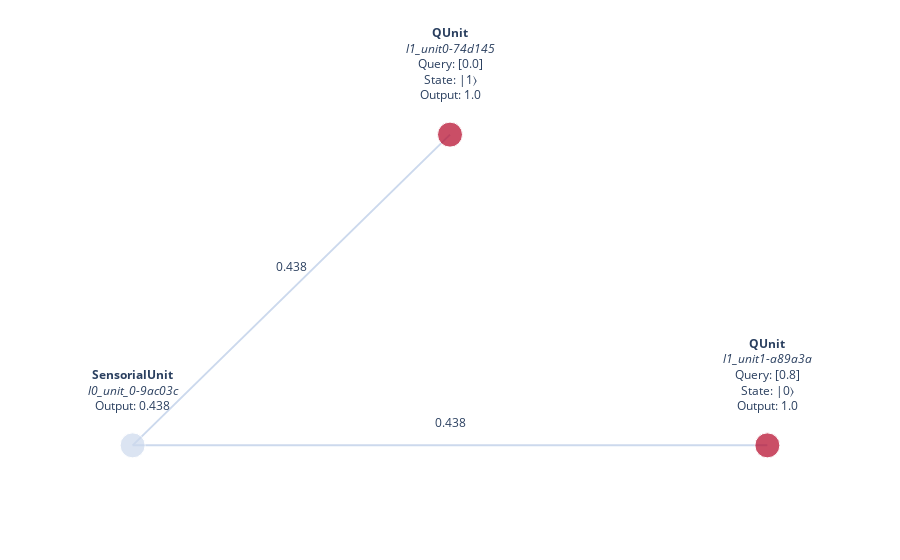

The notebook cell saved with this chart:
### Markdown cell above
Visualize the time evolution of the system from the redis status for 30 seconds changing the input with a random input:

### Code cell
import time
import json
from random import randint
from IPython.display import clear_output

statuses = []
refresh_time = 0.5  # Read statuses every 0.5 seconds

for i in range(int(30 * (1 / refresh_time))):
    # Wait and then clean the output
    time.sleep(refresh_time)
    clear_output(wait=True)

    # Change input every 2 second
    if (i * refresh_time) % 2 == 0:
        l0_unit0.scalar_reading = randint(0, 1000) / 1000

    # Read statused and store it
    status = qrobot.qunits.redis_utils.redis_status()
    statuses.append(status)

    # Print output
    print(json.dumps(status, indent=1, sort_keys=True))
    print(int(i * refresh_time), "/30 seconds")
    
    # Plot graph
    qbrain_graph = qrobot.graph(status)
    qrobot.draw(qbrain_graph)

### Figure 1 — Plotly figure (JSON) as saved in the notebook; plotly's stock layout.template omitted (floating-point values rounded to 4 significant figures)
{"data": [{"cliponaxis": false, "hoverinfo": "none", "line": {"color": "#ccd9ed", "width": 2}, "mode": "lines+text", "text": [null, "0.438<br>", null], "textfont": {"size": 12}, "textposition": "top center", "type": "scatter", "x": [-1, -0.5, 0], "y": [-0.3333, 0.1667, 0.6667]}, {"cliponaxis": false, "hoverinfo": "none", "line": {"color": "#ccd9ed", "width": 2}, "mode": "lines+text", "text": [null, "0.438<br>", null], "textfont": {"size": 12}, "textposition": "top center", "type": "scatter", "x": [-1, 0, 1], "y": [-0.3333, -0.3333, -0.3333]}, {"cliponaxis": false, "hoverinfo": "none", "marker": {"color": ["#ccd9ed", "#b40426", "#b40426"], "size": [25, 25, 25]}, "mode": "markers+text", "text": ["<b>SensorialUnit</b><br><i>l0_unit_0-9ac03c</i><br>Output: 0.438<br>", "<b>QUnit</b><br><i>l1_unit1-a89a3a</i><br>Query: [0.8]<br>State: |0⟩<br>Output: 1.0<br>", "<b>QUnit</b><br><i>l1_unit0-74d145</i><br>Query: [0.0]<br>State: |1⟩<br>Output: 1.0<br>"], "textfont": {"size": 12}, "textposition": "top center", "type": "scatter", "x": [-1, 1, 0], "y": [-0.3333, -0.3333, 0.6667]}], "layout": {"paper_bgcolor": "rgba(0,0,0,0)", "plot_bgcolor": "rgba(0,0,0,0)", "showlegend": false, "xaxis": {"showgrid": false, "showticklabels": false, "zeroline": false}, "yaxis": {"showgrid": false, "showticklabels": false, "zeroline": false}}}
